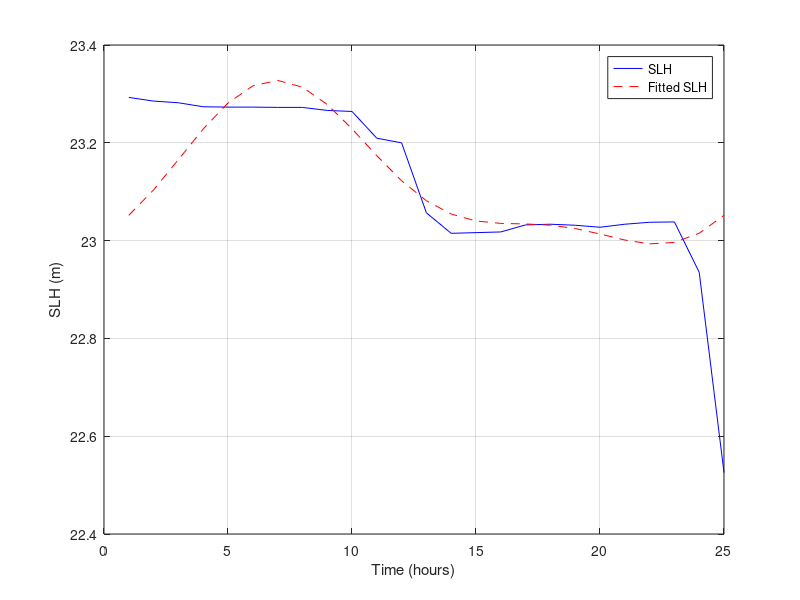

Source code (MATLAB):
clear;close all
load('y1.txt');
%% Table 5.8 W8_hw6.png
% SLH = [1.97 1.46 0.98 0.73 0.67 0.82 1.15 1.58 2.00 2.33 2.48 2.43 2.25 2.02 1.82 1.72 ...
%     1.75 1.91 2.22 2.54 2.87 3.10 3.15 2.94 2.57 2.06 1.56 1.13 0.84 0.73 0.79 1.07];
first_index = 400
SLH = y1(first_index:first_index+24)';
sum(SLH)
N = length(SLH);
alpha0 = sum(SLH);
alpha1 = 1/24*N;
alpha2 = 1/12*N;
n_least_sq = 1:N;
c1 = sum(cos(2*pi*alpha1*n_least_sq/N));
c2 = sum(cos(2*pi*alpha2*n_least_sq/N));
s1 = sum(sin(2*pi*alpha1*n_least_sq/N));
s2 = sum(sin(2*pi*alpha2*n_least_sq/N));
cc11 = cos(2*pi*alpha1*n_least_sq/N)*cos(2*pi*alpha1*n_least_sq/N)';
cc22 = cos(2*pi*alpha2*n_least_sq/N)*cos(2*pi*alpha2*n_least_sq/N)';
ss11 = sin(2*pi*alpha1*n_least_sq/N)*sin(2*pi*alpha1*n_least_sq/N)';
ss22 = sin(2*pi*alpha2*n_least_sq/N)*sin(2*pi*alpha2*n_least_sq/N)';
cc12 = cos(2*pi*alpha1*n_least_sq/N)*cos(2*pi*alpha2*n_least_sq/N)';
cs11 = cos(2*pi*alpha1*n_least_sq/N)*sin(2*pi*alpha1*n_least_sq/N)';
cs12 = cos(2*pi*alpha1*n_least_sq/N)*sin(2*pi*alpha2*n_least_sq/N)';
cs21 = cos(2*pi*alpha2*n_least_sq/N)*sin(2*pi*alpha1*n_least_sq/N)';
cs22 = cos(2*pi*alpha2*n_least_sq/N)*sin(2*pi*alpha2*n_least_sq/N)';
ss12 = sin(2*pi*alpha1*n_least_sq/N)*sin(2*pi*alpha2*n_least_sq/N)';
cc21 = cos(2*pi*alpha2*n_least_sq/N)*cos(2*pi*alpha1*n_least_sq/N)';
sc11 = sin(2*pi*alpha1*n_least_sq/N)*cos(2*pi*alpha1*n_least_sq/N)';
sc21 = sin(2*pi*alpha2*n_least_sq/N)*cos(2*pi*alpha1*n_least_sq/N)';
sc12 = sin(2*pi*alpha1*n_least_sq/N)*cos(2*pi*alpha2*n_least_sq/N)';
sc22 = sin(2*pi*alpha2*n_least_sq/N)*cos(2*pi*alpha2*n_least_sq/N)';
ss21 = sin(2*pi*alpha2*n_least_sq/N)*sin(2*pi*alpha1*n_least_sq/N)';
d = [length(n_least_sq),c1,c2,s1,s2;...
    c1,cc11,cc12,cs11,cs12;...
    c2,cc21,cc22,cs21,cs22;...
    s1,sc11,sc12,ss11,ss12;...
    s2,sc21,sc22,ss21,ss22];
yc0 = sum(SLH);
yc1 = SLH*cos(2*pi*alpha1*n_least_sq/N)';
yc2 = SLH*cos(2*pi*alpha2*n_least_sq/N)';
ys1 = SLH*sin(2*pi*alpha1*n_least_sq/N)';
ys2 = SLH*sin(2*pi*alpha2*n_least_sq/N)';
yc = [yc0 yc1 yc2 ys1 ys2];
yc = yc';
z = d\yc;
SLH_fit = z(1)+z(2)*cos(2*pi*1/24*n_least_sq)+z(3)*cos(2*pi*1/12*n_least_sq)+z(4)*sin(2*pi*1/24*n_least_sq)+z(5)*sin(2*pi*1/12*n_least_sq);
figure
plot(n_least_sq,SLH,'-b','DisplayName','SLH');hold on;
plot(n_least_sq,SLH_fit,'--r','DisplayName','Fitted SLH');grid on;
xlabel('Time (hours)');ylabel('SLH (m)')
legend('Location','best');
% print('W8_hw6.png','-dpng');